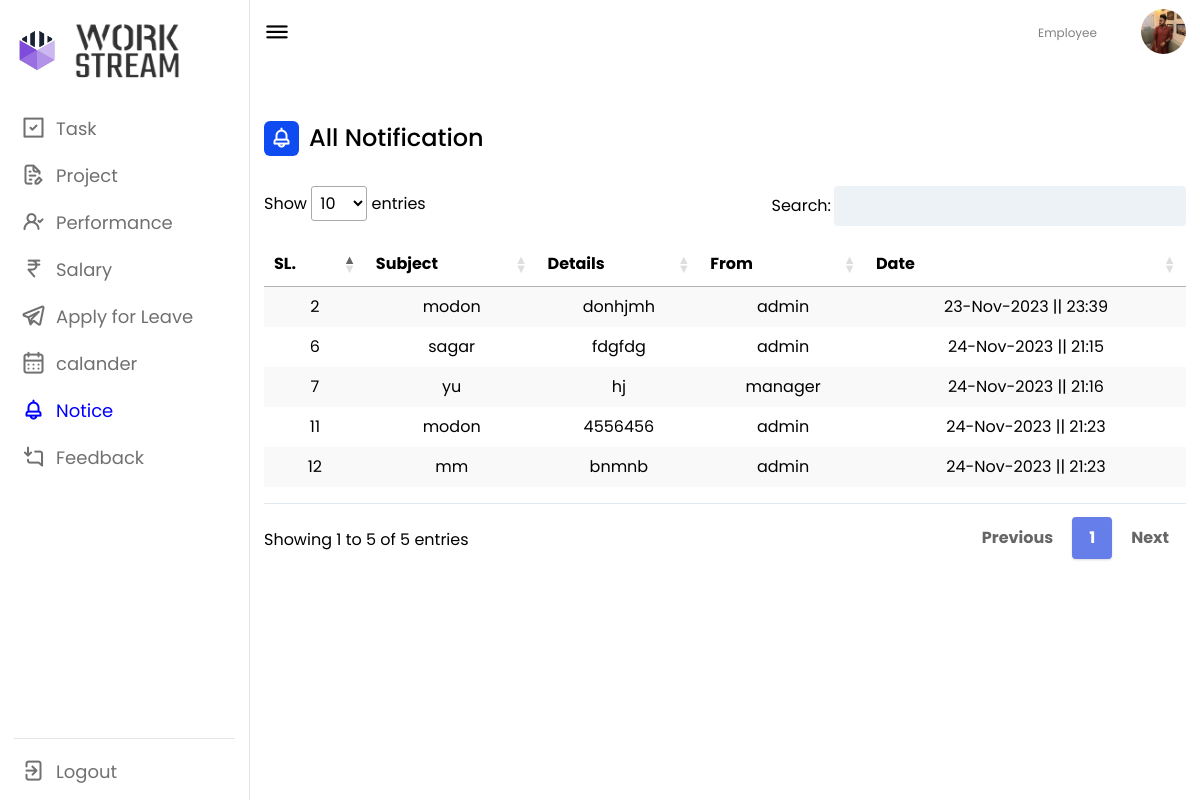
The app's page /employee/emp_notice.php (signed in) with its own data.
### tables this page shows
CREATE TABLE `notice` (
  `id` int(25) NOT NULL,
  `subject` varchar(255) NOT NULL,
  `details` varchar(255) NOT NULL,
  `deptm` varchar(255) NOT NULL,
  `man` varchar(255) NOT NULL,
  `ford` varchar(255) NOT NULL,
  `user` varchar(189) NOT NULL,
  `seen` varchar(225) NOT NULL,
  `dt` datetime NOT NULL DEFAULT current_timestamp()
);

### employee/emp_notice.php (the view, shortened to what this page needs)
<?php
include '../conn.php';
$nm = $_SESSION['nm'];
$img = $_SESSION['img'];
$deptm = $_SESSION['deptm'];
$data2 = mysqli_query($conn, "SELECT * FROM notice WHERE user IN('$nm', 'all') AND (deptm='$deptm' || deptm='All Department') ;");
?>
<!DOCTYPE html>
<html lang="en">
<head>
    <link rel="stylesheet" href="style.css">
    <link rel="stylesheet" href="https://unicons.iconscout.com/release/v4.0.0/css/line.css">
    <link href="https://unpkg.com/tailwindcss@2.2.19/dist/tailwind.min.css" rel=" stylesheet">
    <link href="https://cdn.datatables.net/1.10.19/css/jquery.dataTables.min.css" rel="stylesheet">
    <link href="https://cdn.datatables.net/responsive/2.2.3/css/responsive.dataTables.min.css" rel="stylesheet">
</head>
<body>
    <nav>
        <div class="logo-name">
        <div class="logo-image">
                <img src="logo1.png" alt="p8">
            </div>
            <div class="logo-image2">
                <img src="logo2.png" alt="" id="p9">
            </div>
        </div>
        <div class="menu-items">
            <ul class="nav-links">
                <li><a href="emp_task.php">
                        <i class="uil uil-check-square"></i>
                        <span class="link-name">Task</span>
                    </a></li>
                <li><a href="emp_project.php">
                        <i class="uil uil-file-edit-alt"></i>
                        <span class="link-name">Project</span>
                    </a></li>
                <li><a href="emp_performance.php">
                        <i class="uil uil-user-check"></i>
                        <span class="link-name">Performance</span>
                    </a></li>
                <li><a href="emp_salary.php">
                        <i class="uil uil-rupee-sign"></i>
                        <span class="link-name">Salary</span>
                    </a></li>
                <li><a href="emp_leave.php">
                        <i class="uil uil-telegram-alt"></i>
                        <span class="link-name">Apply for Leave</span>
                    </a></li>
                <li><a href="emp_holiday.php">
                        <i class="uil uil-calendar-alt"></i>
                        <span class="link-name">calander</span>
                    </a></li>
                <li><a href="emp_notice.php">
                        <i class="uil uil-bell" style="color: blue;"></i>
                        <span class="link-name" style="color: blue;">Notice</span>
                    </a></li>
                <li><a href="emp_feedback.php">
                        <i class="uil uil-comment-alt-download"></i>
                        <span class="link-name">Feedback</span>
                    </a></li>
            </ul>
            <br><br><br>
            <br><br><br>
            <ul class="logout-mode">
                <li><a href="out.php">
                        <i class="uil uil-signout"></i>
                        <span class="link-name">Logout</span>
                    </a></li>
            </ul>
        </div>
    </nav>
    <section class="dashboard">
        <div class="top">
            <i class="uil uil-bars sidebar-toggle"></i>
            <div class="search-box">
                <input type="text" readonly style="border-color: #fff;" required>
            </div>
            <div class="nm">
                <h5 class="er">Employee</h5>
            </div>
            <a href="emp_personal.php"> <img src="../<?php echo $img; ?>" height="45px" width="45px" alt=""></a>
        </div>
        <div class="dash-content">
            <div class="overview">
                <div class="title">
                    <i class="uil uil-bell"></i>
                    <span class="text">All Notification</span>
                </div>
            </div>
        </div>
        <div class="mg_dept">
            <table id="example" class="stripe hover" style="width:100%; padding-top: 1em;  padding-bottom: 1em;">
                <thead>
                    <tr style="text-align: center;">
                        <th>SL.</th>
                        <th>Subject</th>
                        <th>Details</th>
                        <th>From</th>
                        <th>Date</th>
                    </tr>
                </thead>
                <tbody class="table-group-divider">
                    <div class="">
                        <?php
                        if ($total2 = mysqli_num_rows($data2) > 0) {
                            while ($result2 = mysqli_fetch_array($data2)) {
                        ?>
                                <tr class="" style="text-align: center;">
                                    <td> <?php echo $result2['id']; ?> </td>
                                    <td> <?php echo $result2['subject']; ?> </td>
                                    <td> <?php echo $result2['details']; ?> </td>
                                    <td> <?php echo $result2['ford']; ?> </td>
                                    <td> <?php echo date('d-M-Y || H:i', strtotime($result2['dt'])); ?> </td>
                                </tr>
                        <?php
                            }
                        } else {
                            echo "no FoUnD";
                        }
                        ?>
                    </div>
                </tbody>
            </table>
        </div>
    </section>
</body>
</html>

### employee/style.css (style rules this page uses)
* { margin: 0; padding: 0; box-sizing: border-box; font-family: 'Poppins', sans-serif; }
:root { --primary-color: #0E4BF1; --panel-color: #FFF; --text-color: #000; --black-light-color: #707070; --border-color: #e6e5e5; --toggle-color: #DDD; --box1-color: #4DA3FF; --box2-color: #FFE6AC; --box3-color: #E7D1FC; --title-icon-color: #fff; }
body { min-height: 100vh; }
nav { position: fixed; top: 0; left: 0; height: 100%; width: 250px; padding: 10px 14px; background-color: var(--panel-color); border-right: 1px solid var(--border-color); transition: var(--tran-05); }
nav .logo-name { display: flex; align-items: center; }
nav .logo-image { display: flex; justify-content: center; min-width: 45px; }
nav .logo-image img { width: 40px; object-fit: cover; border-radius: 50%; }
nav .menu-items { margin-top: 40px; height: calc(100% - 90px); display: flex; flex-direction: column; justify-content: space-between; }
.menu-items li { list-style: none; }
.menu-items li a { display: flex; align-items: center; height: 50px; text-decoration: none; position: relative; }
.menu-items li a i { font-size: 24px; min-width: 45px; height: 100%; display: flex; align-items: center; justify-content: center; color: var(--black-light-color); }
.menu-items li a .link-name { font-size: 18px; font-weight: 400; color: var(--black-light-color); transition: var(--tran-05); }
.menu-items .logout-mode { padding-top: 10px; border-top: 1px solid var(--border-color); }
.dashboard { position: relative; left: 250px; background-color: var(--panel-color); min-height: 100vh; width: calc(100% - 250px); padding: 10px 14px; transition: var(--tran-05); }
.dashboard .top { position: fixed; top: 0; left: 250px; display: flex; width: calc(100% - 250px); justify-content: space-between; align-items: center; padding: 10px 14px; background-color: var(--panel-color); transition: var(--tran-05); z-index: 10; }
.dashboard .top .sidebar-toggle { font-size: 26px; color: var(--text-color); cursor: pointer; }
.dashboard .top .search-box { position: relative; height: 45px; max-width: 600px; width: 100%; margin: 0 30px; }
.top .search-box input { position: absolute; border: 1px solid var(--border-color); background-color: var(--panel-color); padding: 0 25px 0 50px; border-radius: 5px; height: 100%; width: 100%; color: var(--text-color); font-size: 15px; font-weight: 400; outline: none; }
.top img { width: 40px; border-radius: 50%; }
.dashboard .dash-content { padding-top: 50px; }
.dash-content .title { display: flex; align-items: center; margin: 60px 0 30px 0; }
.dash-content .title i { position: relative; height: 35px; width: 35px; background-color: var(--primary-color); border-radius: 6px; color: var(--title-icon-color); display: flex; align-items: center; justify-content: center; font-size: 24px; }
.dash-content .title .text { font-size: 24px; font-weight: 500; color: var(--text-color); margin-left: 10px; }

### employee/emp_notice.php (style rules this page uses)
.top img { width: 45px; height: 45px; border-radius: 50%; }
nav .menu-items { margin-top: 14px; height: calc(100% - 90px); display: flex; flex-direction: column; justify-content: space-between; }
#p9 { height: 121px; width: 109px; border-radius: 0px; margin-top: -40px; margin-bottom: -40px; margin-left: 15px; }
nav .logo-image img { width: 40px; object-fit: cover; border-radius: 50%; }
a { margin-top: -3px; color: rgba(var(--bs-link-color-rgb), var(--bs-link-opacity, 1)); text-decoration: underline; }
li { margin-left: -33px; }
.er { font-size: 12px; color: gray; }
.menu-items li a { margin-left: 30px; display: flex; align-items: center; height: 50px; text-decoration: none; position: relative; }
table.dataTable.no-footer { border-bottom: 1px solid #e2e8f0; margin-top: 0.75em; margin-bottom: 0.75em; }

### records on screen
notice: id "2", subject "modon", details "donhjmh", ford "admin", dt "23-Nov-2023 || 23:39"
notice: id "6", subject "sagar", details "fdgfdg", ford "admin", dt "24-Nov-2023 || 21:15"
notice: id "7", subject "yu", details "hj", ford "manager", dt "24-Nov-2023 || 21:16"
notice: id "11", subject "modon", details "4556456", ford "admin", dt "24-Nov-2023 || 21:23"
notice: id "12", subject "mm", details "bnmnb", ford "admin", dt "24-Nov-2023 || 21:23"
